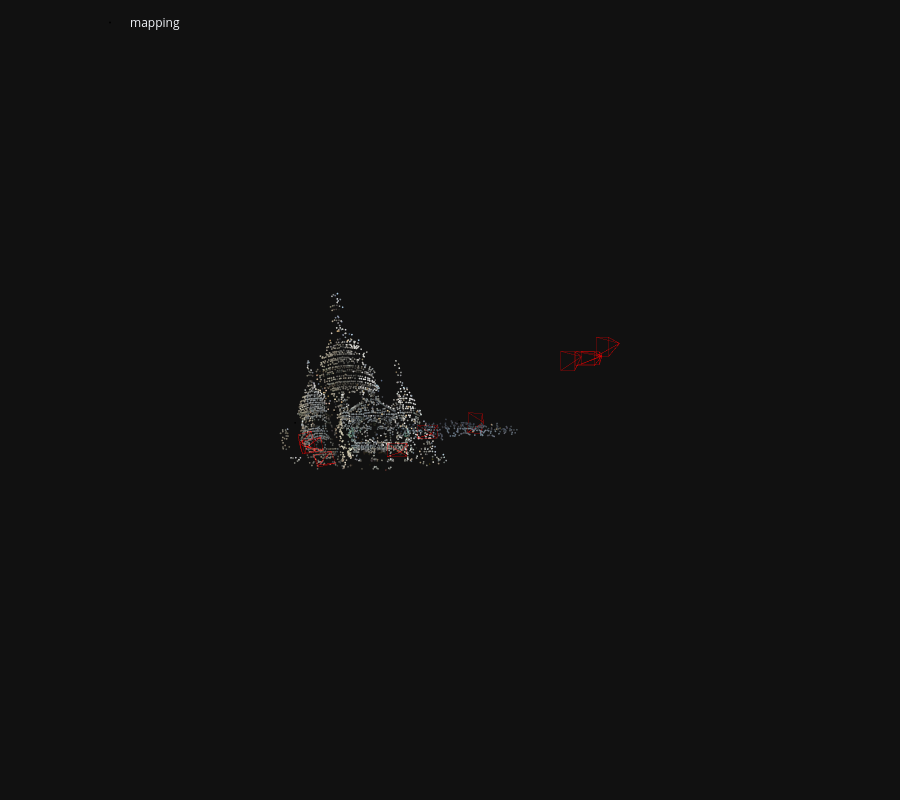

Write notebook code for a chart like this one.
### Code cell
model = reconstruction.main(
    sfm_dir, images, sfm_pairs, features, matches, image_list=references
)
fig = viz_3d.init_figure()
viz_3d.plot_reconstruction(
    fig, model, color="rgba(255,0,0,0.5)", name="mapping", points_rgb=True
)
fig.show()

### Figure 1 — Plotly figure (JSON) as saved in the notebook; plotly's stock layout.template omitted (floating-point values rounded to 4 significant figures; data arrays with more than 128 entries replaced by an {"elided": "..."} marker saying what was removed)
{"data": [{"legendgroup": "mapping", "marker": {"color": {"elided": "2794x3 int values"}, "line": {"width": 0}, "size": 1}, "mode": "markers", "name": "mapping", "type": "scatter3d", "x": {"elided": "2794 float values"}, "y": {"elided": "2794 float values"}, "z": {"elided": "2794 float values"}}, {"hovertemplate": "Image(image_id=1, camera_id=1, frame_id=1, name=\"mapping/02928139_3448003521.jpg\", has_pose=1, triangulated=1531/2768)", "legendgroup": "mapping", "line": {"color": "rgba(255,0,0,0.5)", "width": 1}, "mode": "lines", "name": "1", "showlegend": false, "type": "scatter3d", "x": [0.2466, 0.05118, 0.2288, 0.2466, 0.2288, 0.2179, 0.2466, 0.2179, 0.04025, 0.2466, 0.04025, 0.05118], "y": [0.2729, 0.1614, 0.1757, 0.2729, 0.1757, 0.4337, 0.2729, 0.4337, 0.4194, 0.2729, 0.4194, 0.1614], "z": [1.629, 1.9, 1.967, 1.629, 1.967, 1.941, 1.629, 1.941, 1.874, 1.629, 1.874, 1.9]}, {"hovertemplate": "Image(image_id=2, camera_id=2, frame_id=2, name=\"mapping/03903474_1471484089.jpg\", has_pose=1, triangulated=939/1640)", "legendgroup": "mapping", "line": {"color": "rgba(255,0,0,0.5)", "width": 1}, "mode": "lines", "name": "2", "showlegend": false, "type": "scatter3d", "x": [-0.8298, -1.002, -0.7463, -0.8298, -0.7463, -0.7496, -0.8298, -0.7496, -1.006, -0.8298, -1.006, -1.002], "y": [0.765, 0.6617, 0.6606, 0.765, 0.6606, 0.8295, 0.765, 0.8295, 0.8306, 0.765, 0.8306, 0.6617], "z": [3.679, 3.829, 3.891, 3.679, 3.891, 3.908, 3.679, 3.908, 3.845, 3.679, 3.845, 3.829]}, {"hovertemplate": "Image(image_id=3, camera_id=3, frame_id=3, name=\"mapping/10265353_3838484249.jpg\", has_pose=1, triangulated=1642/3005)", "legendgroup": "mapping", "line": {"color": "rgba(255,0,0,0.5)", "width": 1}, "mode": "lines", "name": "3", "showlegend": false, "type": "scatter3d", "x": [-2.047, -2.112, -1.873, -2.047, -1.873, -1.838, -2.047, -1.838, -2.078, -2.047, -2.078, -2.112], "y": [0.6719, 0.6139, 0.5592, 0.6719, 0.5592, 0.7249, 0.6719, 0.7249, 0.7796, 0.6719, 0.7796, 0.6139], "z": [3.268, 3.518, 3.432, 3.268, 3.432, 3.422, 3.268, 3.422, 3.508, 3.268, 3.508, 3.518]}, {"hovertemplate": "Image(image_id=4, camera_id=4, frame_id=4, name=\"mapping/17295357_9106075285.jpg\", has_pose=1, triangulated=1543/3766)", "legendgroup": "mapping", "line": {"color": "rgba(255,0,0,0.5)", "width": 1}, "mode": "lines", "name": "4", "showlegend": false, "type": "scatter3d", "x": [1.788, 1.517, 1.753, 1.788, 1.753, 1.755, 1.788, 1.755, 1.518, 1.788, 1.518, 1.517], "y": [-0.8988, -0.9216, -0.9147, -0.8988, -0.9147, -0.7516, -0.8988, -0.7516, -0.7585, -0.8988, -0.7585, -0.9216], "z": [-4.365, -3.889, -3.818, -4.365, -3.818, -3.838, -4.365, -3.838, -3.909, -4.365, -3.909, -3.889]}, {"hovertemplate": "Image(image_id=5, camera_id=5, frame_id=5, name=\"mapping/32809961_8274055477.jpg\", has_pose=1, triangulated=1640/2775)", "legendgroup": "mapping", "line": {"color": "rgba(255,0,0,0.5)", "width": 1}, "mode": "lines", "name": "5", "showlegend": false, "type": "scatter3d", "x": [-1.896, -1.962, -1.735, -1.896, -1.735, -1.679, -1.896, -1.679, -1.906, -1.896, -1.906, -1.962], "y": [0.9401, 0.8262, 0.768, 0.9401, 0.768, 0.9247, 0.9401, 0.9247, 0.9829, 0.9401, 0.9829, 0.8262], "z": [3.887, 4.113, 3.999, 3.887, 3.999, 4.031, 3.887, 4.031, 4.144, 3.887, 4.144, 4.113]}, {"hovertemplate": "Image(image_id=6, camera_id=6, frame_id=6, name=\"mapping/44120379_8371960244.jpg\", has_pose=1, triangulated=1249/2085)", "legendgroup": "mapping", "line": {"color": "rgba(255,0,0,0.5)", "width": 1}, "mode": "lines", "name": "6", "showlegend": false, "type": "scatter3d", "x": [-0.43, -0.6071, -0.3508, -0.43, -0.3508, -0.3564, -0.43, -0.3564, -0.6127, -0.43, -0.6127, -0.6071], "y": [0.4623, 0.3568, 0.3597, 0.4623, 0.3597, 0.5294, 0.4623, 0.5294, 0.5265, 0.4623, 0.5265, 0.3568], "z": [2.395, 2.561, 2.625, 2.395, 2.625, 2.64, 2.395, 2.64, 2.575, 2.395, 2.575, 2.561]}, {"hovertemplate": "Image(image_id=7, camera_id=7, frame_id=7, name=\"mapping/51091044_3486849416.jpg\", has_pose=1, triangulated=1464/3567)", "legendgroup": "mapping", "line": {"color": "rgba(255,0,0,0.5)", "width": 1}, "mode": "lines", "name": "7", "showlegend": false, "type": "scatter3d", "x": [1.52, 1.252, 1.431, 1.52, 1.431, 1.432, 1.52, 1.432, 1.252, 1.52, 1.252, 1.252], "y": [-0.8824, -0.9175, -0.9118, -0.8824, -0.9118, -0.6662, -0.8824, -0.6662, -0.6719, -0.8824, -0.6719, -0.9175], "z": [-4.375, -3.707, -3.66, -4.375, -3.66, -3.693, -4.375, -3.693, -3.74, -4.375, -3.74, -3.707]}, {"hovertemplate": "Image(image_id=8, camera_id=8, frame_id=8, name=\"mapping/60584745_2207571072.jpg\", has_pose=1, triangulated=1786/3105)", "legendgroup": "mapping", "line": {"color": "rgba(255,0,0,0.5)", "width": 1}, "mode": "lines", "name": "8", "showlegend": false, "type": "scatter3d", "x": [-2.146, -2.166, -1.994, -2.146, -1.994, -1.935, -2.146, -1.935, -2.107, -2.146, -2.107, -2.166], "y": [0.6328, 0.5241, 0.4789, 0.6328, 0.4789, 0.7283, 0.6328, 0.7283, 0.7735, 0.6328, 0.7735, 0.5241], "z": [3.184, 3.472, 3.404, 3.184, 3.404, 3.387, 3.184, 3.387, 3.456, 3.184, 3.456, 3.472]}, {"hovertemplate": "Image(image_id=9, camera_id=9, frame_id=9, name=\"mapping/71295362_4051449754.jpg\", has_pose=1, triangulated=1889/2585)", "legendgroup": "mapping", "line": {"color": "rgba(255,0,0,0.5)", "width": 1}, "mode": "lines", "name": "9", "showlegend": false, "type": "scatter3d", "x": [2.016, 1.716, 1.874, 2.016, 1.874, 1.874, 2.016, 1.874, 1.716, 2.016, 1.716, 1.716], "y": [-1.084, -1.131, -1.125, -1.084, -1.125, -0.8796, -1.084, -0.8796, -0.8852, -1.084, -0.8852, -1.131], "z": [-4.978, -4.289, -4.24, -4.978, -4.24, -4.268, -4.978, -4.268, -4.317, -4.978, -4.317, -4.289]}, {"hovertemplate": "Image(image_id=10, camera_id=10, frame_id=10, name=\"mapping/93341989_396310999.jpg\", has_pose=1, triangulated=1942/2859)", "legendgroup": "mapping", "line": {"color": "rgba(255,0,0,0.5)", "width": 1}, "mode": "lines", "name": "10", "showlegend": false, "type": "scatter3d", "x": [1.778, 1.446, 1.684, 1.778, 1.684, 1.687, 1.778, 1.687, 1.449, 1.778, 1.449, 1.446], "y": [-0.8799, -0.913, -0.9102, -0.8799, -0.9102, -0.7241, -0.8799, -0.7241, -0.7269, -0.8799, -0.7269, -0.913], "z": [-4.324, -3.652, -3.58, -4.324, -3.58, -3.596, -4.324, -3.596, -3.668, -4.324, -3.668, -3.652]}], "layout": {"height": 800, "legend": {"orientation": "h", "x": 0.1, "xanchor": "left", "y": 0.99, "yanchor": "top"}, "margin": {"b": 0, "l": 0, "pad": 0, "r": 0, "t": 0}, "scene": {"aspectmode": "data", "camera": {"eye": {"x": 0, "y": -0.1, "z": -2}, "projection": {"type": "orthographic"}, "up": {"x": 0, "y": -1, "z": 0}}, "dragmode": "orbit", "xaxis": {"autorange": true, "showbackground": false, "showgrid": false, "showline": false, "showticklabels": true, "visible": false}, "yaxis": {"autorange": true, "showbackground": false, "showgrid": false, "showline": false, "showticklabels": true, "visible": false}, "zaxis": {"autorange": true, "showbackground": false, "showgrid": false, "showline": false, "showticklabels": true, "visible": false}}}}
